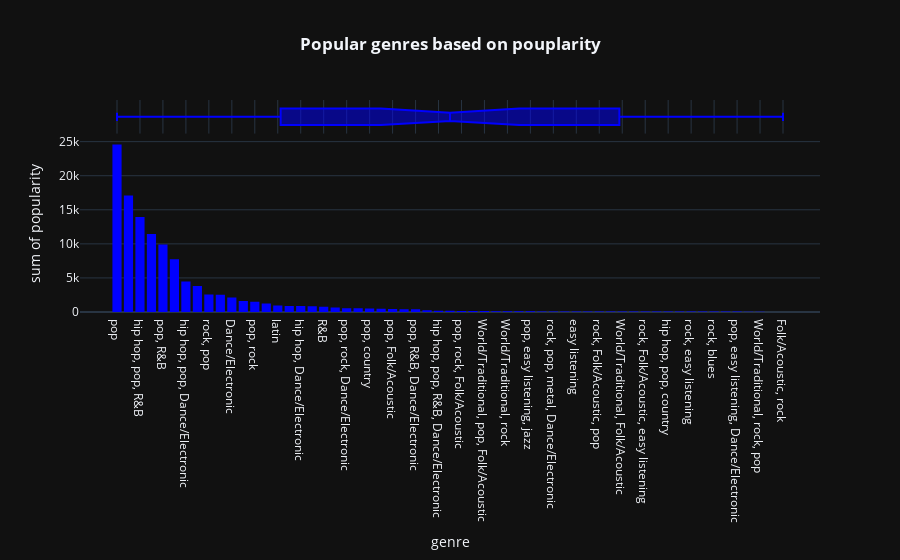

The code cell stored with this chart in its notebook:
### Code cell
fig=px.histogram(df.groupby('genre',as_index=False).sum().sort_values(by='popularity',ascending=False),x='genre',y='popularity',color_discrete_sequence=['blue'],template='plotly_dark',marginal='box',title='<b>Popular genres based on pouplarity</b>')
fig.update_layout(title_x=0.5)

### Figure 1 — Plotly figure (JSON) as saved in the notebook; plotly's stock layout.template omitted (floating-point values rounded to 4 significant figures)
{"data": [{"alignmentgroup": "True", "bingroup": "x", "histfunc": "sum", "hovertemplate": "genre=%{x}<br>sum of popularity=%{y}<extra></extra>", "legendgroup": "", "marker": {"color": "blue", "pattern": {"shape": ""}}, "name": "", "offsetgroup": "", "orientation": "v", "showlegend": false, "type": "histogram", "x": ["pop", "hip hop, pop", "hip hop, pop, R&B", "pop, Dance/Electronic", "pop, R&B", "hip hop", "hip hop, pop, Dance/Electronic", "rock", "rock, pop", "rock, metal", "Dance/Electronic", "pop, latin", "pop, rock", "set()", "latin", "hip hop, pop, latin", "hip hop, Dance/Electronic", "pop, rock, metal", "R&B", "metal", "pop, rock, Dance/Electronic", "hip hop, pop, rock", "pop, country", "country", "pop, Folk/Acoustic", "rock, pop, Dance/Electronic", "pop, R&B, Dance/Electronic", "rock, pop, metal", "hip hop, pop, R&B, Dance/Electronic", "hip hop, R&B", "pop, rock, Folk/Acoustic", "Folk/Acoustic, pop", "World/Traditional, pop, Folk/Acoustic", "rock, blues, latin", "World/Traditional, rock", "World/Traditional, hip hop", "pop, easy listening, jazz", "hip hop, pop, R&B, latin", "rock, pop, metal, Dance/Electronic", "hip hop, rock, pop", "easy listening", "hip hop, latin, Dance/Electronic", "rock, Folk/Acoustic, pop", "hip hop, country", "World/Traditional, Folk/Acoustic", "Folk/Acoustic, rock, pop", "rock, Folk/Acoustic, easy listening", "rock, classical", "hip hop, pop, country", "World/Traditional, pop", "rock, easy listening", "pop, R&B, easy listening", "rock, blues", "rock, R&B, Folk/Acoustic, pop", "pop, easy listening, Dance/Electronic", "rock, Dance/Electronic", "World/Traditional, rock, pop", "country, latin", "Folk/Acoustic, rock"], "xaxis": "x", "y": [24580, 17100, 13926, 11448, 9900, 7757, 4466, 3805, 2574, 2539, 2122, 1613, 1500, 1264, 936, 893, 889, 826, 786, 648, 559, 550, 527, 466, 424, 411, 404, 242, 193, 191, 158, 156, 135, 123, 120, 118, 115, 77, 76, 75, 72, 72, 71, 69, 69, 68, 65, 63, 62, 61, 60, 60, 59, 58, 58, 54, 35, 0, 0], "yaxis": "y"}, {"alignmentgroup": "True", "hovertemplate": "genre=%{x}<extra></extra>", "legendgroup": "", "marker": {"color": "blue"}, "name": "", "notched": true, "offsetgroup": "", "showlegend": false, "type": "box", "x": ["pop", "hip hop, pop", "hip hop, pop, R&B", "pop, Dance/Electronic", "pop, R&B", "hip hop", "hip hop, pop, Dance/Electronic", "rock", "rock, pop", "rock, metal", "Dance/Electronic", "pop, latin", "pop, rock", "set()", "latin", "hip hop, pop, latin", "hip hop, Dance/Electronic", "pop, rock, metal", "R&B", "metal", "pop, rock, Dance/Electronic", "hip hop, pop, rock", "pop, country", "country", "pop, Folk/Acoustic", "rock, pop, Dance/Electronic", "pop, R&B, Dance/Electronic", "rock, pop, metal", "hip hop, pop, R&B, Dance/Electronic", "hip hop, R&B", "pop, rock, Folk/Acoustic", "Folk/Acoustic, pop", "World/Traditional, pop, Folk/Acoustic", "rock, blues, latin", "World/Traditional, rock", "World/Traditional, hip hop", "pop, easy listening, jazz", "hip hop, pop, R&B, latin", "rock, pop, metal, Dance/Electronic", "hip hop, rock, pop", "easy listening", "hip hop, latin, Dance/Electronic", "rock, Folk/Acoustic, pop", "hip hop, country", "World/Traditional, Folk/Acoustic", "Folk/Acoustic, rock, pop", "rock, Folk/Acoustic, easy listening", "rock, classical", "hip hop, pop, country", "World/Traditional, pop", "rock, easy listening", "pop, R&B, easy listening", "rock, blues", "rock, R&B, Folk/Acoustic, pop", "pop, easy listening, Dance/Electronic", "rock, Dance/Electronic", "World/Traditional, rock, pop", "country, latin", "Folk/Acoustic, rock"], "xaxis": "x2", "yaxis": "y2"}], "layout": {"barmode": "relative", "legend": {"tracegroupgap": 0}, "title": {"text": "<b>Popular genres based on pouplarity</b>", "x": 0.5}, "xaxis": {"anchor": "y", "domain": [0, 1], "title": {"text": "genre"}}, "xaxis2": {"anchor": "y2", "domain": [0, 1], "matches": "x", "showgrid": true, "showticklabels": false}, "yaxis": {"anchor": "x", "domain": [0, 0.8316], "title": {"text": "sum of popularity"}}, "yaxis2": {"anchor": "x2", "domain": [0.8416, 1], "matches": "y2", "showgrid": false, "showline": false, "showticklabels": false, "ticks": ""}}}
